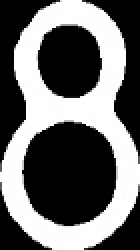
#> input picture card_detector/Card_Imgs/Eight.jpg, 70 x 125 px, given in place of the camera (shown 2 times larger)
$ python CardDetector.py
#> lines starting #> are read from the running program, lines starting #| are printed output that depends on the picture; after the words box and inside, x2 and y2 are one past the last pixel; in counts of white or black regions, pixels touching at a corner belong together
### card_detector/VideoStream.py
############## Camera video stream creator ###############
#
# Author: Evan Juras  (heavily copying from Adrian Rosebrock)
# Date: 1/12/18
# Description: Defines the VideoStream object, which controls
# acquisition of frames from a PiCamera or USB camera. The object uses
# multi-threading to aquire camera frames in a separate thread from the main
# program. This allows the main thread to grab the most recent camera frame
# without having to take it directly from the camera feed, reducing I/O time,
# which slightly improves framerate.
#
# When using this with a USB Camera on a desktop or laptop, the framerate tends
# to be too fast. The Card Detector program still works, but it is intended
# for the lower processing power of the Raspberry Pi.
#
# See the following web pages for a full explanation of the source code:
# https://www.pyimagesearch.com/2015/12/28/increasing-raspberry-pi-fps-with-python-and-opencv/
# https://www.pyimagesearch.com/2015/12/21/increasing-webcam-fps-with-python-and-opencv/

# Import the necessary packages
from threading import Thread
import cv2


class VideoStream:
    """Camera object"""
    def __init__(self, resolution=(640,480),framerate=30,PiOrUSB=1,src=0):

        # Create a variable to indicate if it's a USB camera or PiCamera.
        # PiOrUSB = 1 will use PiCamera. PiOrUSB = 2 will use USB camera.
#> called with resolution = (1280, 720), framerate = 10, PiOrUSB = 2, src = 0
        self.PiOrUSB = PiOrUSB

        if self.PiOrUSB == 1: # PiCamera
            # Import packages from picamera library
            from picamera.array import PiRGBArray
            from picamera import PiCamera

            # Initialize the PiCamera and the camera image stream
            self.camera = PiCamera()
            self.camera.resolution = resolution
            self.camera.framerate = framerate
            self.rawCapture = PiRGBArray(self.camera,size=resolution)
            self.stream = self.camera.capture_continuous(
                self.rawCapture, format = "bgr", use_video_port = True)

            # Initialize variable to store the camera frame
            self.frame = []

        if self.PiOrUSB == 2: # USB camera
            # Initialize the USB camera and the camera image stream
            self.stream = cv2.VideoCapture(src)
            ret = self.stream.set(3,resolution[0])
            ret = self.stream.set(4,resolution[1])
            #ret = self.stream.set(5,framerate) #Doesn't seem to do anything so it's commented out

            # Read first frame from the stream
            (self.grabbed, self.frame) = self.stream.read()
#> self.frame is the input picture: shape (125, 70, 3); min 0, max 255, mean 107

	# Create a variable to control when the camera is stopped
        self.stopped = False

    def start(self):
	# Start the thread to read frames from the video stream
        Thread(target=self.update,args=()).start()
        return self

    def update(self):

        if self.PiOrUSB == 1: # PiCamera

            # Keep looping indefinitely until the thread is stopped
            for f in self.stream:
                # Grab the frame from the stream and clear the stream
                # in preparation for the next frame
                self.frame = f.array
                self.rawCapture.truncate(0)

                if self.stopped:
                    # Close camera resources
                    self.stream.close()
                    self.rawCapture.close()
                    self.camera.close()

        if self.PiOrUSB == 2: # USB camera

            # Keep looping indefinitely until the thread is stopped
            while True:
                # If the camera is stopped, stop the thread
                if self.stopped:
                    # Close camera resources
                    self.stream.release()
                    return

                # Otherwise, grab the next frame from the stream
                (self.grabbed, self.frame) = self.stream.read()

    def read(self):
		# Return the most recent frame
        return self.frame

    def stop(self):
		# Indicate that the camera and thread should be stopped
        self.stopped = True

### card_detector/Cards.py
############## Playing Card Detector Functions ###############
#
# Author: Evan Juras
# Date: 9/5/17
# Description: Functions and classes for CardDetector.py that perform
# various steps of the card detection algorithm


# Import necessary packages
import numpy as np
import cv2
import time

### Constants ###

# Adaptive threshold levels
BKG_THRESH = 80
CARD_THRESH = 20

# Width and height of card corner, where rank and suit are
CORNER_WIDTH = 32
CORNER_HEIGHT = 84

# Dimensions of rank train images
RANK_WIDTH = 70
RANK_HEIGHT = 125

# Dimensions of suit train images
SUIT_WIDTH = 70
SUIT_HEIGHT = 100

RANK_DIFF_MAX = 5500
SUIT_DIFF_MAX = 5500

CARD_MAX_AREA = 120000
CARD_MIN_AREA = 25000

font = cv2.FONT_HERSHEY_SIMPLEX

### Structures to hold query card and train card information ###

class Query_card:
    """Structure to store information about query cards in the camera image."""

    # [12 lines left out: function __init__, not called in this run]

class Train_ranks:
    """Structure to store information about train rank images."""

    def __init__(self):
        self.img = [] # Thresholded, sized rank image loaded from hard drive
        self.name = "Placeholder"

class Train_suits:
    """Structure to store information about train suit images."""

    def __init__(self):
        self.img = [] # Thresholded, sized suit image loaded from hard drive
        self.name = "Placeholder"

### Functions ###
def load_ranks(filepath):
    """Loads rank images from directory specified by filepath. Stores
    them in a list of Train_ranks objects."""
#> called with filepath = 'card_detector/Card_Imgs/'

    train_ranks = []
    i = 0

    for Rank in ['Ace','Two','Three','Four','Five','Six','Seven',
                 'Eight','Nine','Ten','Jack','Queen','King']:
        train_ranks.append(Train_ranks())
        train_ranks[i].name = Rank
        filename = Rank + '.jpg'
        train_ranks[i].img = cv2.imread(filepath+filename, cv2.IMREAD_GRAYSCALE)
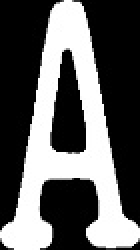
#> input picture card_detector/Card_Imgs/Ace.jpg, 70 x 125 px (shown 2 times larger)
        i = i + 1
#> i = 1

    return train_ranks

def load_suits(filepath):
    """Loads suit images from directory specified by filepath. Stores
    them in a list of Train_suits objects."""
#> called with filepath = 'card_detector/Card_Imgs/'

    train_suits = []
    i = 0

    for Suit in ['Spades','Diamonds','Clubs','Hearts']:
        train_suits.append(Train_suits())
        train_suits[i].name = Suit
        filename = Suit + '.jpg'
        train_suits[i].img = cv2.imread(filepath+filename, cv2.IMREAD_GRAYSCALE)
        i = i + 1
#> i = 1

    return train_suits

def preprocess_image(image):
    """Returns a grayed, blurred, and adaptively thresholded camera image."""

    gray = cv2.cvtColor(image,cv2.COLOR_BGR2GRAY)
    blur = cv2.GaussianBlur(gray,(5,5),0)

    # The best threshold level depends on the ambient lighting conditions.
    # For bright lighting, a high threshold must be used to isolate the cards
    # from the background. For dim lighting, a low threshold must be used.
    # To make the card detector independent of lighting conditions, the
    # following adaptive threshold method is used.
    #
    # A background pixel in the center top of the image is sampled to determine
    # its intensity. The adaptive threshold is set at 50 (THRESH_ADDER) higher
    # than that. This allows the threshold to adapt to the lighting conditions.
    img_w, img_h = np.shape(image)[:2]
    bkg_level = gray[int(img_h/100)][int(img_w/2)]
    thresh_level = bkg_level + BKG_THRESH

    retval, thresh = cv2.threshold(blur,100,255,cv2.THRESH_BINARY)

    return thresh

def find_cards(thresh_image):
    """Finds all card-sized contours in a thresholded camera image.
    Returns the number of cards, and a list of card contours sorted
    from largest to smallest."""

    # Find contours and sort their indices by contour size
    cnts,hier = cv2.findContours(thresh_image,cv2.RETR_TREE,cv2.CHAIN_APPROX_SIMPLE)
    index_sort = sorted(range(len(cnts)), key=lambda i : cv2.contourArea(cnts[i]),reverse=True)

    # If there are no contours, do nothing
    if len(cnts) == 0:
        return [], []

    # Otherwise, initialize empty sorted contour and hierarchy lists
    cnts_sort = []
    hier_sort = []
    cnt_is_card = np.zeros(len(cnts),dtype=int)

    # Fill empty lists with sorted contour and sorted hierarchy. Now,
    # the indices of the contour list still correspond with those of
    # the hierarchy list. The hierarchy array can be used to check if
    # the contours have parents or not.
    for i in index_sort:
        cnts_sort.append(cnts[i])
        hier_sort.append(hier[0][i])

    # Determine which of the contours are cards by applying the
    # following criteria: 1) Smaller area than the maximum card size,
    # 2), bigger area than the minimum card size, 3) have no parents,
    # and 4) have four corners

    for i in range(len(cnts_sort)):
        size = cv2.contourArea(cnts_sort[i])
        peri = cv2.arcLength(cnts_sort[i],True)
        approx = cv2.approxPolyDP(cnts_sort[i],0.01*peri,True)

        if ((size < CARD_MAX_AREA) and (size > CARD_MIN_AREA)
            and (hier_sort[i][3] == -1) and (len(approx) == 4)):
            cnt_is_card[i] = 1

    return cnts_sort, cnt_is_card

# [221 lines left out: functions preprocess_card, match_card, draw_results, flattener, not called in this run]

### card_detector/CardDetector.py
############## Python-OpenCV Playing Card Detector ###############
#
# Author: Evan Juras
# Date: 9/5/17
# Description: Python script to detect and identify playing cards
# from a PiCamera video feed.
#

# Import necessary packages
import cv2
import numpy as np
import time
import os
import Cards
import VideoStream


### ---- INITIALIZATION ---- ###
# Define constants and initialize variables

## Camera settings
IM_WIDTH = 1280
IM_HEIGHT = 720
FRAME_RATE = 10

## Initialize calculated frame rate because it's calculated AFTER the first time it's displayed
frame_rate_calc = 1
freq = cv2.getTickFrequency()

## Define font to use
font = cv2.FONT_HERSHEY_SIMPLEX

# Initialize camera object and video feed from the camera. The video stream is set up
# as a seperate thread that constantly grabs frames from the camera feed.
# See VideoStream.py for VideoStream class definition
## IF USING USB CAMERA INSTEAD OF PICAMERA,
## CHANGE THE THIRD ARGUMENT FROM 1 TO 2 IN THE FOLLOWING LINE:
videostream = VideoStream.VideoStream((IM_WIDTH,IM_HEIGHT),FRAME_RATE,2,0).start()
time.sleep(1) # Give the camera time to warm up

# Load the train rank and suit images
path = os.path.dirname(os.path.abspath(__file__))
train_ranks = Cards.load_ranks( path + '/Card_Imgs/')
train_suits = Cards.load_suits( path + '/Card_Imgs/')
#> train_suits = 4 items


### ---- MAIN LOOP ---- ###
# The main loop repeatedly grabs frames from the video stream
# and processes them to find and identify playing cards.

cam_quit = 0 # Loop control variable

# Begin capturing frames
while cam_quit == 0:

    # Grab frame from video stream
    image = videostream.read()

    # Start timer (for calculating frame rate)
    t1 = cv2.getTickCount()

    # Pre-process camera image (gray, blur, and threshold it)
    pre_proc = Cards.preprocess_image(image)
#> in preprocess_image, `blur = cv2.GaussianBlur(gray,(5,5),0)`:
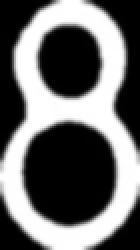
#> blur: shape (125, 70) (shown 2 times larger); min 0, max 255, mean 107.3
#> in preprocess_image, `bkg_level = gray[int(img_h/100)][int(img_w/2)]`: bkg_level = 0
#> in preprocess_image, `thresh_level = bkg_level + BKG_THRESH`: thresh_level = 80
#> in preprocess_image, `retval, thresh = cv2.threshold(blur,100,255,cv2.THRESH_BINARY)`:
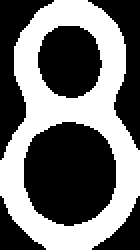
#> thresh: shape (125, 70) (shown 2 times larger); 44% white; 1 white region

    # Find and sort the contours of all cards in the image (query cards)
    cnts_sort, cnt_is_card = Cards.find_cards(pre_proc)
#> in find_cards, `cnts,hier = cv2.findContours(thresh_image,cv2.RETR_TREE,cv2.CHAIN_APPR..`: cnts = 3 contours; box (x1, y1, x2, y2) and area: (0, 0, 70, 125) 6522, (11, 60, 59, 114) 1979, (18, 12, 52, 50) 960
#> in find_cards, `index_sort = sorted(range(len(cnts)), key=lambda i : cv2.contourArea(c..`: index_sort = [0, 1, 2]
#> in find_cards, `cnt_is_card = np.zeros(len(cnts),dtype=int)`: cnt_is_card = [0, 0, 0]
#> the loop in find_cards, `for i in index_sort:` made 3 passes
#> after the loop in find_cards, `for i in index_sort:`: cnts_sort has the same summary as cnts
#> the loop in find_cards, `for i in range(len(cnts_sort)):` made 3 passes
#> (size, peri) on passes 1 to 3: (6521.5, 343.8), (1979, 167.2), (960, 116.6)
#> cnts_sort has the same summary as cnts in find_cards; cnt_is_card = [0, 0, 0]

    # If there are no contours, do nothing
    if len(cnts_sort) != 0:

        # Initialize a new "cards" list to assign the card objects.
        # k indexes the newly made array of cards.
        cards = []
        k = 0

        # For each contour detected:
        for i in range(len(cnts_sort)):
            if (cnt_is_card[i] == 1):

                # Create a card object from the contour and append it to the list of cards.
                # preprocess_card function takes the card contour and contour and
                # determines the cards properties (corner points, etc). It generates a
                # flattened 200x300 image of the card, and isolates the card's
                # suit and rank from the image.
                cards.append(Cards.preprocess_card(cnts_sort[i],image))

                # Find the best rank and suit match for the card.
                cards[k].best_rank_match,cards[k].best_suit_match,cards[k].rank_diff,cards[k].suit_diff = Cards.match_card(cards[k],train_ranks,train_suits)

                # Draw center point and match result on the image.
                image = Cards.draw_results(image, cards[k])
                k = k + 1
#> this loop made 3 passes

        # Draw card contours on image (have to do contours all at once or
        # they do not show up properly for some reason)
        if (len(cards) != 0):
            temp_cnts = []
            for i in range(len(cards)):
                temp_cnts.append(cards[i].contour)
            cv2.drawContours(image,temp_cnts, -1, (255,0,0), 2)


    # Draw framerate in the corner of the image. Framerate is calculated at the end of the main loop,
    # so the first time this runs, framerate will be shown as 0.
    cv2.putText(image,"FPS: "+str(int(frame_rate_calc)),(10,26),font,0.7,(255,0,255),2,cv2.LINE_AA)
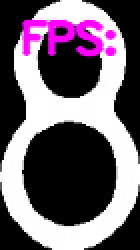
#> image: shape (125, 70, 3) (shown 2 times larger); 7.41% of pixels changed, all inside (x1, y1, x2, y2) = (10, 9, 59, 29); drawn as B, G, R

    # Finally, display the image with the identified cards!
    cv2.imshow("Card Detector",image)

    # Calculate framerate
    t2 = cv2.getTickCount()
    time1 = (t2-t1)/freq
    frame_rate_calc = 1/time1

    # Poll the keyboard. If 'q' is pressed, exit the main loop.
    key = cv2.waitKey(1) & 0xFF
#> (key q is pressed here)
    if key == ord("q"):
        cam_quit = 1


# Close all windows and close the PiCamera video stream.
cv2.destroyAllWindows()
videostream.stop()
